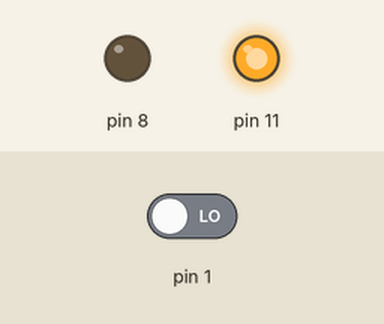
Simulated run of this sketch. Board: Arduino Uno, built with avr-gcc and run on an emulated ATmega328P. Parts: output pins drawn as LEDs (lit = HIGH). Inputs (shaded band) come from the test bench; at power-on: pin 1 LOW.

Above: at 4.8 s.
4.9 s: pin 1 driven HIGH
At 6.8 s:
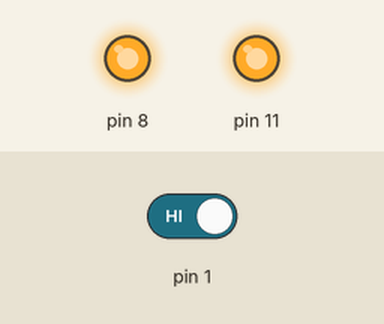
At 7.6 s:
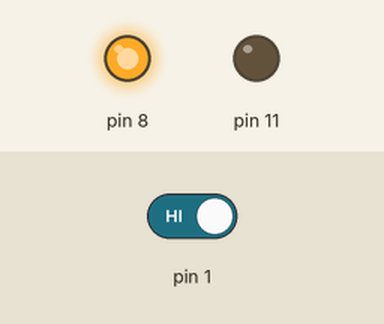
8.5 s: pin 1 driven LOW
At 10.8 s:
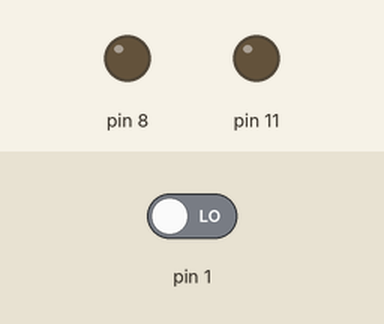
Timing chart, 0 to 12.5 s (numbered marks = the images above; inputs shaded):
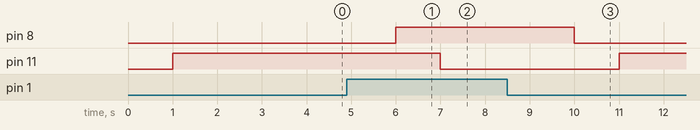

Measured:
- after the input at 4.9 s, pin 8: LOW → HIGH after 1.1 s; pin 11: HIGH → LOW after 2.1 s
- after the input at 8.5 s, pin 8: HIGH → LOW after 1.5 s; pin 11: LOW → HIGH after 2.5 s

The sketch:

relay_hbridge.ino
```cpp
int switch1;
void setup()
{
  pinMode(11, OUTPUT);
    pinMode(8, OUTPUT);
      pinMode(1, INPUT);


}

void loop()
{
  switch1 = digitalRead(1);
  if (switch1 ){
  digitalWrite(8, HIGH);
  delay(1000); // Wait for 1000 millisecond(s)
  digitalWrite(11, LOW);
    delay(1000); // Wait for 1000 millisecond(s)
  }
  else {digitalWrite(8, LOW);
  delay(1000); // Wait for 1000 millisecond(s)
  digitalWrite(11, HIGH);
        delay(1000); // Wait for 1000 millisecond(s)
       }
}
```
